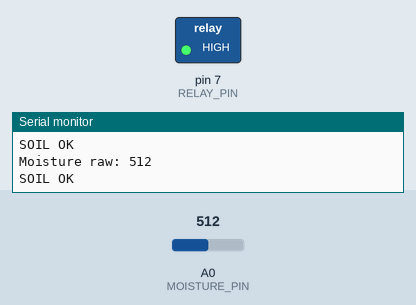
Recording of a sketch running on a simulated Arduino Uno, built with avr-gcc and run on an emulated ATmega328P. On the bench: switched loads named in the sketch (green lamp = pin HIGH), the last lines printed to the serial monitor. The test bench sets the inputs (shaded band); at power-on: A0 (MOISTURE_PIN) = 512.

Above: at 1.8 s.
1.9 s: A0 (MOISTURE_PIN) set to 636
3.4 s: A0 (MOISTURE_PIN) set to 663
At 5.1 s:
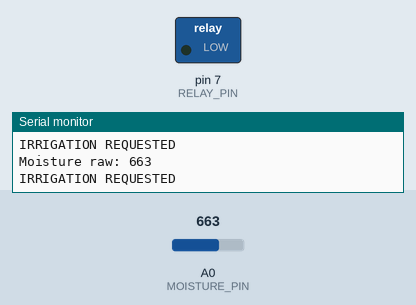
5.5 s: A0 (MOISTURE_PIN) set to 598
7.2 s: A0 (MOISTURE_PIN) set to 566
At 8.3 s:
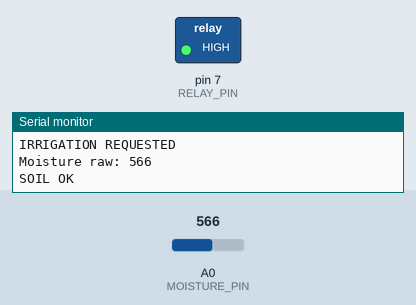
9.5 s: A0 (MOISTURE_PIN) set to 660
At 11.0 s:
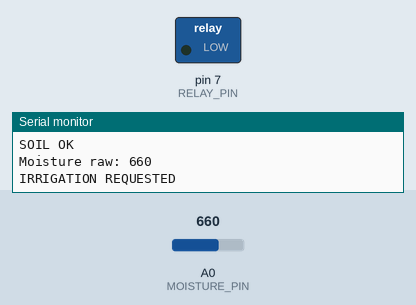
Timing chart, 0 to 12.5 s (numbered marks = the images above; inputs shaded):
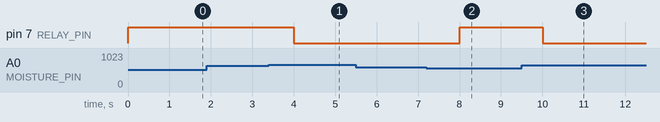

The sketch:

soil_irrigation_report_template.ino
```cpp
// Project 1 — Real-Time Soil Monitoring and Automated Irrigation Control
// Source: Sensor Interfacing Technique Report, Project 1.
// Arduino Uno example: capacitive sensor + relay module.
// Starting template: calibrate thresholds and verify relay polarity.

const int MOISTURE_PIN = A0;
const int RELAY_PIN = 7;
const int DRY_THRESHOLD = 650; // calibrate for your sensor
const int WET_THRESHOLD = 580; // hysteresis; calibrate
bool watering = false;

void setup() {
  Serial.begin(9600);
  pinMode(RELAY_PIN, OUTPUT);
  digitalWrite(RELAY_PIN, HIGH); // assumes active-LOW relay; verify module
}

void loop() {
  int raw = analogRead(MOISTURE_PIN);
  Serial.print("Moisture raw: ");
  Serial.println(raw);

  if (!watering && raw >= DRY_THRESHOLD) watering = true;
  if (watering && raw <= WET_THRESHOLD) watering = false;

  digitalWrite(RELAY_PIN, watering ? LOW : HIGH);
  Serial.println(watering ? "IRRIGATION REQUESTED" : "SOIL OK");
  delay(1000);
}
```

Measured:
- the behaviour switches between 649 and 650 on A0 (MOISTURE_PIN) (found by bisection; images 0 and 1)
- the behaviour switches between 581 and 580 on A0 (MOISTURE_PIN) (found by bisection; images 1 and 2)
- after the input at 3.4 s, pin 7 (RELAY_PIN): HIGH → LOW after 0.60 s
- after the input at 7.2 s, pin 7 (RELAY_PIN): LOW → HIGH after 0.80 s
- after the input at 9.5 s, pin 7 (RELAY_PIN): HIGH → LOW after 0.51 s
